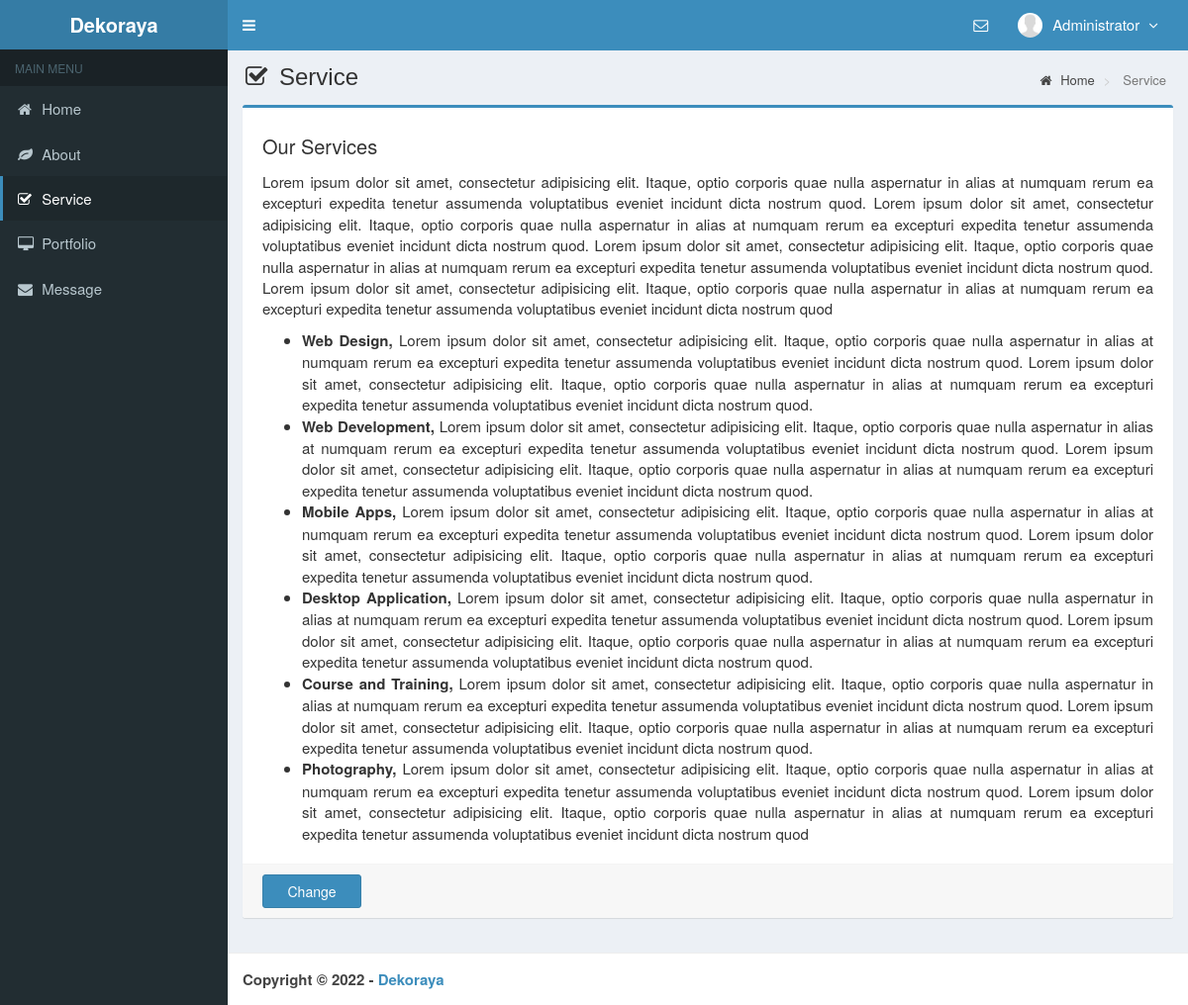
Page /admin/main.php?module=service (signed in) on the committed database.
### tables this page shows
CREATE TABLE `is_service` (
  `service_id` int(1) NOT NULL AUTO_INCREMENT,
  `title` varchar(50) NOT NULL,
  `content` text NOT NULL,
  PRIMARY KEY (`service_id`)
);

### admin/modules/service/view.php (the view)
<?php
$query = mysqli_query($mysqli, "SELECT * FROM is_service WHERE service_id='1'")
  or die('Ada kesalahan pada query tampil data service : ' . mysqli_error($mysqli));
$data = mysqli_fetch_assoc($query);
?>
<?php
if (isset($_GET['id'])) { ?>
  <section class="content-header">
    <h1>
      <i class="fa fa-check-square-o icon-title"></i> Service
    </h1>
    <ol class="breadcrumb">
      <li><a href="?module=home"><i class="fa fa-home"></i> Home </a></li>
      <li><a href="?module=service"> Service </a></li>
      <li class="active"> Change </li>
    </ol>
  </section>
  <section class="content">
    <div class="row">
      <div class="col-md-12">
        <div class="box box-primary">
          <form role="form" class="form-horizontal" method="POST" action="modules/service/proses.php">
            <div class="box-body">
              <input type="hidden" name="service_id" value="<?php echo $data['service_id']; ?>">
              <div class="form-group">
                <div class="col-sm-12">
                  <input type="text" class="form-control" name="title" placeholder="Page title..." autocomplete="off" value="<?php echo $data['title']; ?>" required>
                </div>
              </div>
              <div class="form-group">
                <div class="col-sm-12">
                  <textarea class="form-control" id="ckeditor" name="content" required><?php echo $data['content']; ?></textarea>
                </div>
              </div>
            </div>
            <div class="box-footer bg-btn-action">
              <div class="form-group">
                <div class="col-sm-offset-0 col-sm-12">
                  <input type="submit" class="btn btn-primary btn-submit" name="save" value="Save">
                  <a href="?module=service" class="btn btn-default btn-reset">Cancel</a>
                </div>
              </div>
            </div>
          </form>
        </div>
      </div>
    </div>
  </section>
<?php
} else { ?>
  <section class="content-header">
    <h1>
      <i class="fa fa-check-square-o icon-title"></i> Service
    </h1>
    <ol class="breadcrumb">
      <li><a href="?module=home"><i class="fa fa-home"></i> Home </a></li>
      <li class="active"> Service </li>
    </ol>
  </section>
  <section class="content">
    <div class="row">
      <div class="col-md-12">
        <div class="box box-primary">
          <div class="box-body justify">
            <p style="font-size:20px"><?php echo $data['title']; ?></p>
            <p><?php echo $data['content']; ?></p>
          </div>
          <div class="box-footer bg-btn-action">
            <a style="width:100px" class="btn btn-primary" href="?module=service&id=<?php echo $data['service_id']; ?>">
              Change
            </a>
          </div>
        </div>
      </div>
    </div>
  </section>
<?php
}
?>

### admin/assets/css/style.css (style rules this page uses)
.content-header { padding: 15px 18px 0; position: relative; }
.content-header > .breadcrumb { background: transparent none repeat scroll 0 0; border-radius: 2px; float: right; font-size: 13px; margin-bottom: 0; margin-top: 0; padding: 7px 12px; position: absolute; right: 10px; top: 15px; }
.justify { text-align: justify; }
.icon-title { margin-right: 5px; }
.bg-btn-action { background: #f7f7f7; }
body { background-color: #fff; color: #333; font-size: 15px; line-height: 1.42857; }

### rows in the picture
is_service: title "Our Services", content "Lorem ipsum dolor sit amet, consectetur adipisicing elit. Itaque, optio corporis quae nulla aspernatur in alias at numquam rerum ea excepturi expedita tenetur assumenda voluptatibus eveniet incidunt dicta nostrum quod. Lorem ipsum dolor sit amet, consectetur adipisicing elit. Itaque, optio corporis quae nulla aspernatur in alias at numquam rerum ea excepturi expedita tenetur assumenda voluptatibus eveniet incidunt dicta nostrum quod. Lorem ipsum dolor sit amet, consectetur adipisicing elit. Itaque, optio corporis quae nulla aspernatur in alias at numquam rerum ea excepturi expedita tenetur assumenda voluptatibus eveniet incidunt dicta nostrum quod. Lorem ipsum dolor sit amet, consectetur…"

### other values in the picture
$_SESSION['fullname'] "Administrator"
